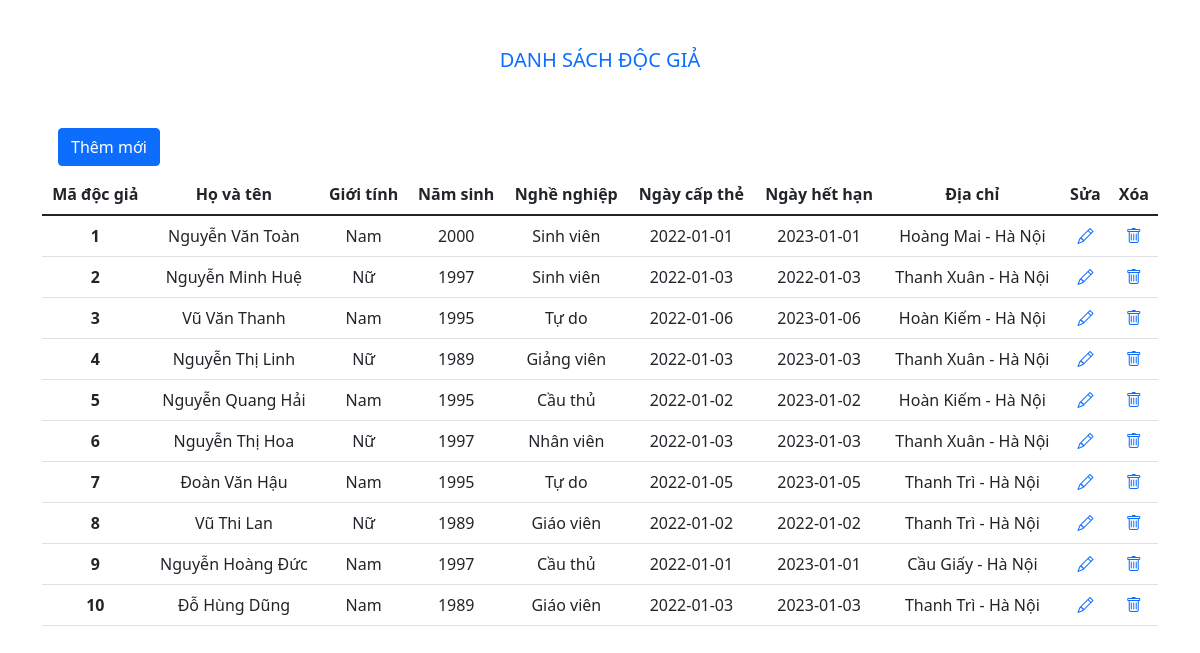
Before: / with the older database file.
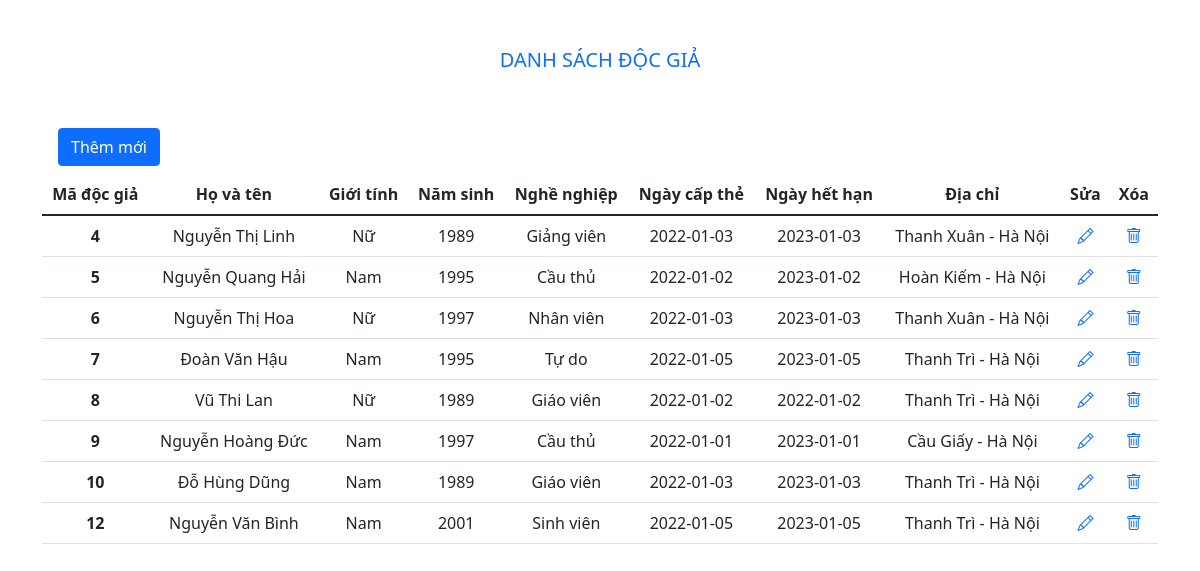
After: the same page with the newer database file.
### tables this page shows
CREATE TABLE `docgia` (
  `madg` int(11) NOT NULL,
  `hovaten` varchar(50) NOT NULL,
  `gioitinh` varchar(10) NOT NULL,
  `namsinh` int(4) NOT NULL,
  `nghenghiep` varchar(50) NOT NULL,
  `ngaycapthe` date NOT NULL,
  `ngayhethan` date NOT NULL,
  `diachi` varchar(50) NOT NULL
);

### controller/DocgiaController.php (called while the page is built, shortened)
<?php
require_once 'model/DocgiaModel.php';
class docgiaController
{
    function index()
    {
        $userModel = new UserModel();
        $users = $userModel->index();
        require_once 'view/docgia/index.php';
    }
}

### index.php (called while the page is built, shortened)
<?php
    $action     = isset($_GET['action']) ? $_GET['action'] : 'index';
    $object = new $classController();
    $object->$action();
?>

### model/DocgiaModel.php (called while the page is built, shortened)
<?php
    class UserModel{
        public function index(){
            $conn = $this->connectDb();
            $sql = "SELECT * FROM docgia";
            $result = mysqli_query($conn,$sql);
            $arr_users = [];
            if(mysqli_num_rows($result) > 0){
                $arr_users = mysqli_fetch_all($result, MYSQLI_ASSOC);
            }
            return $arr_users;
        }
        public function connectDb() {
            $connection = mysqli_connect(DB_HOST, DB_USERNAME, DB_PASSWORD, DB_NAME);
            return $connection;
        }
    }

### view/docgia/index.php (the view, shortened to what this page needs)
<!DOCTYPE html>
<html lang="en">
<head>
    <link rel="stylesheet" href="https://cdn.jsdelivr.net/npm/bootstrap-icons@1.7.2/font/bootstrap-icons.css">
    <link href="https://cdn.jsdelivr.net/npm/bootstrap@5.1.3/dist/css/bootstrap.min.css" rel="stylesheet">
</head>
<body>
    <main>
        <div class="container">
            <h5 class="text-center text-primary my-5">DANH SÁCH ĐỘC GIẢ</h5>
            <div>
                <a class="btn btn-primary mt-2 mb-2 ms-3" href="index.php?controller=docgia&action=add&id">Thêm mới</a>
            </div>
            <table class="table text-center">
                <thead>
                    <tr>
                        <th scope="col">Mã độc giả</th>
                        <th scope="col">Họ và tên</th>
                        <th scope="col">Giới tính</th>
                        <th scope="col">Năm sinh</th>
                        <th scope="col">Nghề nghiệp</th>
                        <th scope="col">Ngày cấp thẻ</th>
                        <th scope="col">Ngày hết hạn</th>
                        <th scope="col">Địa chỉ</th>
                        <th scope="col">Sửa</th>
                        <th scope="col">Xóa</th>
                    </tr>
                </thead>
                <tbody>
                    <?php foreach ($users as $user) { ?>
                        <tr>
                            <th scope="row"><?php echo $user['madg']; ?></th>
                            <td><?php echo $user['hovaten']; ?></td>
                            <td><?php echo $user['gioitinh']; ?></td>
                            <td><?php echo $user['namsinh']; ?></td>
                            <td><?php echo $user['nghenghiep']; ?></td>
                            <td><?php echo $user['ngaycapthe']; ?></td>
                            <td><?php echo $user['ngayhethan']; ?></td>
                            <td><?php echo $user['diachi']; ?></td>
                            <td><?php
                                $urlEdit =
                                    "index.php?controller=docgia&action=update&id=" . $user['madg'];
                                ?>
                                <a href="<?php echo $urlEdit ?>"><i class="bi bi-pencil"></i></a>
                            </td>
                            <td><?php
                                $urlDelete =
                                    "index.php?controller=docgia&action=delete&id=" . $user['madg'];
                                ?>
                                <a href="<?php echo $urlDelete ?>"><i class="bi bi-trash"></i></a>
                            </td>
                        </tr>
                    <?php } ?>
                </tbody>
            </table>
        </div>
    </main>
</body>
</html>

Changed rows visible on the page:
removed docgia: madg "1", hovaten "Nguyễn Văn Toàn", gioitinh "Nam", namsinh "2000", nghenghiep "Sinh viên", ngaycapthe "2022-01-01", ngayhethan "2023-01-01", diachi "Hoàng Mai - Hà Nội"
removed docgia: madg "2", hovaten "Nguyễn Minh Huệ", gioitinh "Nữ", namsinh "1997", nghenghiep "Sinh viên", ngaycapthe "2022-01-03", ngayhethan "2022-01-03", diachi "Thanh Xuân - Hà Nội"
removed docgia: madg "3", hovaten "Vũ Văn Thanh", gioitinh "Nam", namsinh "1995", nghenghiep "Tự do", ngaycapthe "2022-01-06", ngayhethan "2023-01-06", diachi "Hoàn Kiếm - Hà Nội"
added docgia: madg "12", hovaten "Nguyễn Văn Bình", gioitinh "Nam", namsinh "2001", nghenghiep "Sinh viên", ngaycapthe "2022-01-05", ngayhethan "2023-01-05", diachi "Thanh Trì - Hà Nội"
